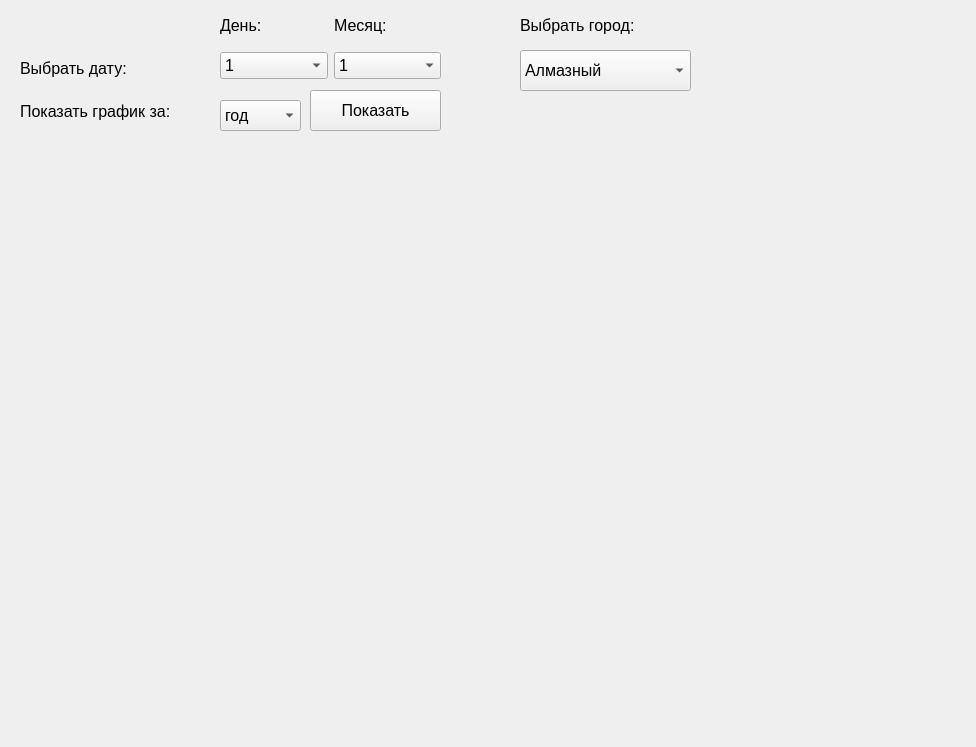
<?xml version="1.0" encoding="UTF-8"?>
<ui version="4.0">
 <class>graphicWindow</class>
 <widget class="QMainWindow" name="graphicWindow">
  <property name="geometry">
   <rect>
    <x>0</x>
    <y>0</y>
    <width>976</width>
    <height>747</height>
   </rect>
  </property>
  <property name="font">
   <font>
    <pointsize>12</pointsize>
   </font>
  </property>
  <property name="windowTitle">
   <string>MainWindow</string>
  </property>
  <widget class="QWidget" name="centralwidget">
   <widget class="QWidget" name="horizontalLayoutWidget">
    <property name="geometry">
     <rect>
      <x>220</x>
      <y>50</y>
      <width>221</width>
      <height>32</height>
     </rect>
    </property>
    <layout class="QHBoxLayout" name="dateOne">
     <item>
      <widget class="QComboBox" name="dayComboBox">
       <item>
        <property name="text">
         <string>1</string>
        </property>
       </item>
      </widget>
     </item>
     <item>
      <widget class="QComboBox" name="monthComboBox">
       <item>
        <property name="text">
         <string>1</string>
        </property>
       </item>
       <item>
        <property name="text">
         <string>2</string>
        </property>
       </item>
       <item>
        <property name="text">
         <string>3</string>
        </property>
       </item>
       <item>
        <property name="text">
         <string>4</string>
        </property>
       </item>
       <item>
        <property name="text">
         <string>5</string>
        </property>
       </item>
       <item>
        <property name="text">
         <string>6</string>
        </property>
       </item>
       <item>
        <property name="text">
         <string>7</string>
        </property>
       </item>
       <item>
        <property name="text">
         <string>8</string>
        </property>
       </item>
       <item>
        <property name="text">
         <string>9</string>
        </property>
       </item>
       <item>
        <property name="text">
         <string>10</string>
        </property>
       </item>
       <item>
        <property name="text">
         <string>11</string>
        </property>
       </item>
       <item>
        <property name="text">
         <string>12</string>
        </property>
       </item>
      </widget>
     </item>
    </layout>
   </widget>
   <widget class="QComboBox" name="graphicFor">
    <property name="geometry">
     <rect>
      <x>220</x>
      <y>100</y>
      <width>81</width>
      <height>31</height>
     </rect>
    </property>
    <item>
     <property name="text">
      <string>год</string>
     </property>
    </item>
    <item>
     <property name="text">
      <string>месяц</string>
     </property>
    </item>
    <item>
     <property name="text">
      <string>день</string>
     </property>
    </item>
   </widget>
   <widget class="QPushButton" name="showGraphicButton">
    <property name="geometry">
     <rect>
      <x>310</x>
      <y>90</y>
      <width>131</width>
      <height>41</height>
     </rect>
    </property>
    <property name="text">
     <string>Показать</string>
    </property>
   </widget>
   <widget class="QComboBox" name="cityComboBox">
    <property name="geometry">
     <rect>
      <x>520</x>
      <y>50</y>
      <width>171</width>
      <height>41</height>
     </rect>
    </property>
    <item>
     <property name="text">
      <string>Алмазный</string>
     </property>
    </item>
    <item>
     <property name="text">
      <string>Западный</string>
     </property>
    </item>
    <item>
     <property name="text">
      <string>Курортный</string>
     </property>
    </item>
    <item>
     <property name="text">
      <string>Лесной</string>
     </property>
    </item>
    <item>
     <property name="text">
      <string>Научный</string>
     </property>
    </item>
    <item>
     <property name="text">
      <string>Полярный</string>
     </property>
    </item>
    <item>
     <property name="text">
      <string>Портовый</string>
     </property>
    </item>
    <item>
     <property name="text">
      <string>Приморский</string>
     </property>
    </item>
    <item>
     <property name="text">
      <string>Садовый</string>
     </property>
    </item>
    <item>
     <property name="text">
      <string>Северный</string>
     </property>
    </item>
    <item>
     <property name="text">
      <string>Степной</string>
     </property>
    </item>
    <item>
     <property name="text">
      <string>Таежный</string>
     </property>
    </item>
    <item>
     <property name="text">
      <string>Южный</string>
     </property>
    </item>
   </widget>
   <widget class="QLabel" name="label_2">
    <property name="geometry">
     <rect>
      <x>520</x>
      <y>10</y>
      <width>171</width>
      <height>31</height>
     </rect>
    </property>
    <property name="text">
     <string>Выбрать город:</string>
    </property>
   </widget>
   <widget class="QWidget" name="horizontalLayoutWidget_2">
    <property name="geometry">
     <rect>
      <x>220</x>
      <y>10</y>
      <width>221</width>
      <height>31</height>
     </rect>
    </property>
    <layout class="QHBoxLayout" name="horizontalLayout">
     <item>
      <widget class="QLabel" name="label_4">
       <property name="text">
        <string>День:</string>
       </property>
      </widget>
     </item>
     <item>
      <widget class="QLabel" name="label_5">
       <property name="text">
        <string>Месяц:</string>
       </property>
      </widget>
     </item>
    </layout>
   </widget>
   <widget class="QWidget" name="verticalLayoutWidget">
    <property name="geometry">
     <rect>
      <x>20</x>
      <y>50</y>
      <width>192</width>
      <height>80</height>
     </rect>
    </property>
    <layout class="QVBoxLayout" name="verticalLayout">
     <item>
      <widget class="QLabel" name="label_3">
       <property name="text">
        <string>Выбрать дату:</string>
       </property>
      </widget>
     </item>
     <item>
      <widget class="QLabel" name="text">
       <property name="text">
        <string>Показать график за:</string>
       </property>
      </widget>
     </item>
    </layout>
   </widget>
   <widget class="QLabel" name="label">
    <property name="geometry">
     <rect>
      <x>24</x>
      <y>165</y>
      <width>931</width>
      <height>521</height>
     </rect>
    </property>
    <property name="text">
     <string/>
    </property>
   </widget>
  </widget>
  <widget class="QMenuBar" name="menubar">
   <property name="geometry">
    <rect>
     <x>0</x>
     <y>0</y>
     <width>976</width>
     <height>26</height>
    </rect>
   </property>
  </widget>
 </widget>
 <resources/>
 <connections/>
</ui>
